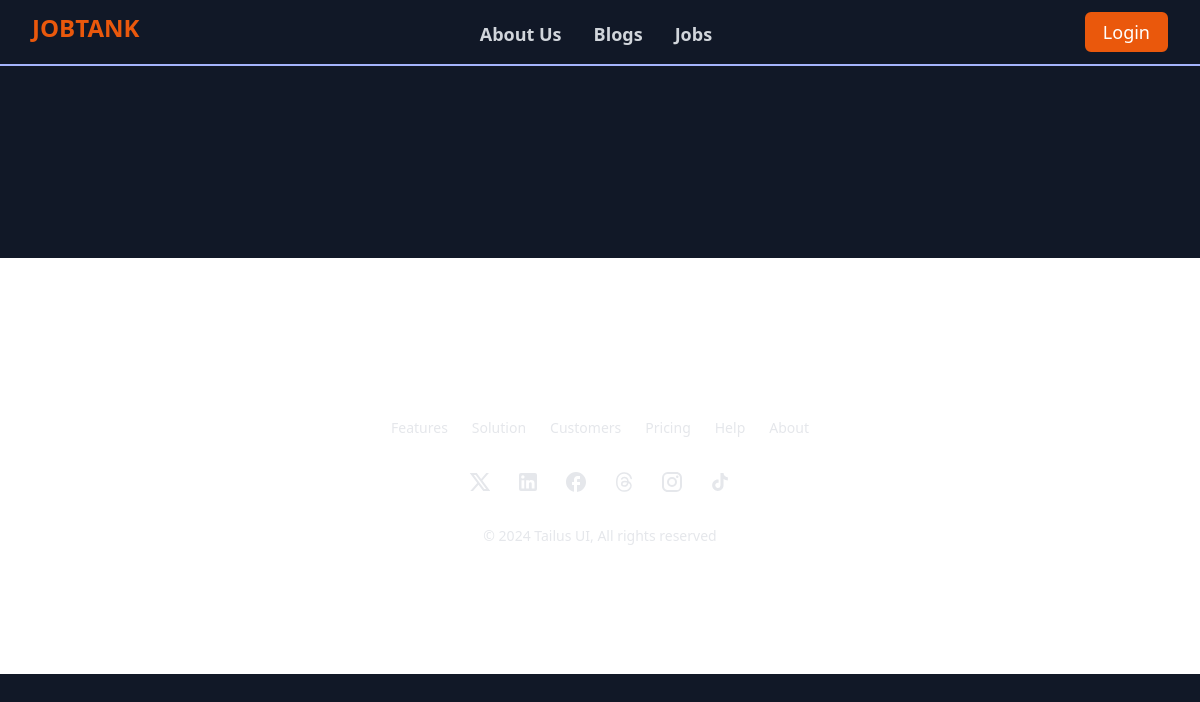
The app's page /jobs/, older data.
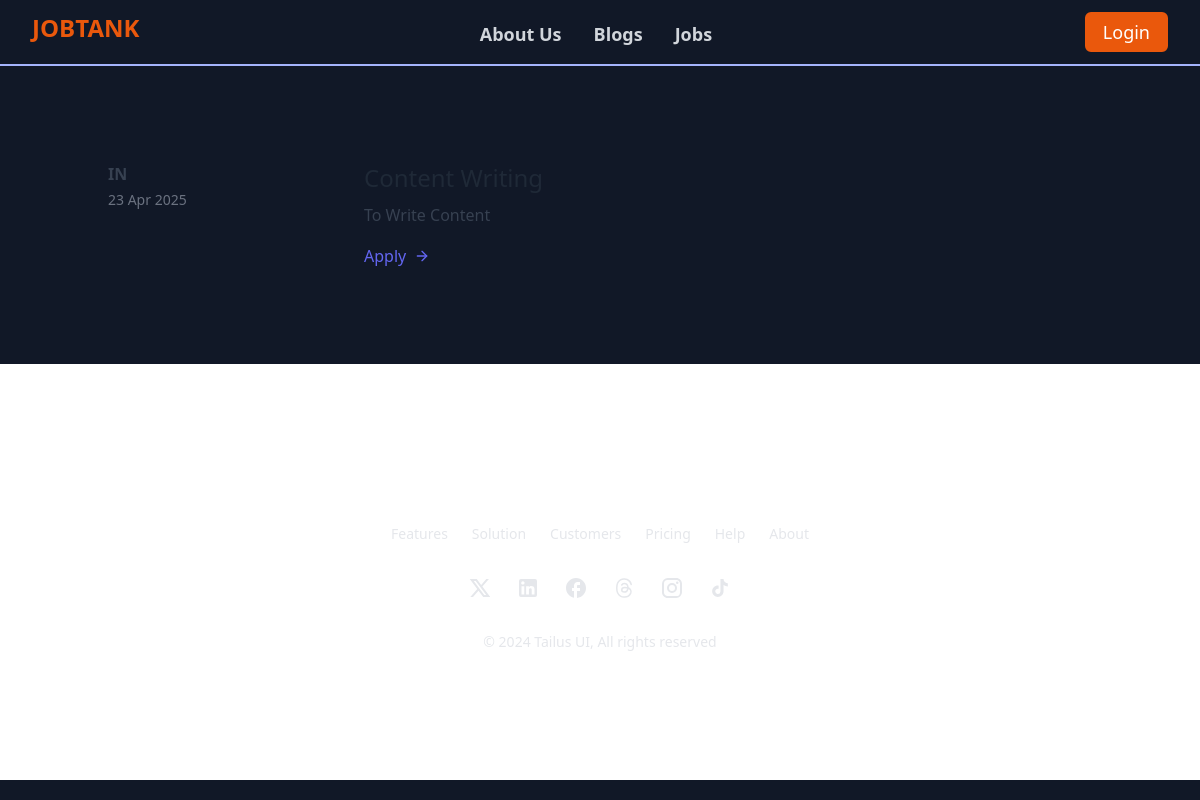
The same page, newer data.
### jobs/models.py (models this page shows, shortened)
class Jobs(models.Model):
    ALL_JOB_TYPES = [
        ('FT', 'Full-time'),
        ('PT', 'Part-time'),
        ('CT', 'Contract'),
        ('IN', 'Internship'),
    ]
    job_name = models.CharField(max_length=100)
    job_description = models.TextField()
    job_location = models.CharField(max_length=100)
    job_type = models.CharField(max_length=2, choices=ALL_JOB_TYPES)  # e.g., Full-time, Part-time, Contract, Internship
    salary = models.DecimalField(max_digits=10, decimal_places=2)
    date_posted = models.DateTimeField(default=timezone.now)
    company_name = models.CharField(max_length=100)
    user = models.ForeignKey(User, on_delete=models.CASCADE)

### jobs/views.py (the view)
# urls.py: path('', views.job, name='Jobs'),
def job(request):
    jobs_list = Jobs.objects.all()
    form = ApplicationForm()
    return render(request, 'jobs.html', {'jobs': jobs_list, 'form': form})

### jobs/templates/jobs.html (shortened to what this page needs)
{% extends "website/index.html" %}
{% block content %}
<section class="text-gray-600 body-font">
  <div class="container px-5 py-24 mx-auto">
    <div class="-my-8 divide-y-2 divide-gray-100">
      {% for job in jobs %}
      <div class="py-8 flex flex-wrap md:flex-nowrap">
        <div class="md:w-64 md:mb-0 mb-6 flex-shrink-0 flex flex-col">
          <span class="font-semibold title-font text-gray-700">{{ job.job_type }}</span>
          <span class="mt-1 text-gray-500 text-sm">{{ job.date_posted|date:"d M Y" }}</span>
        </div>
        <div class="md:flex-grow">
          <h2 class="text-2xl font-medium text-gray-800 title-font mb-2">{{ job.job_name }}</h2>
          <p class="leading-relaxed text-gray-700">{{ job.job_description }}</p>
          <a href="#" class="text-indigo-500 inline-flex items-center mt-4 explore-button" data-job-id="{{ job.id }}">
            Apply
            <svg class="w-4 h-4 ml-2" viewBox="0 0 24 24" stroke="currentColor" stroke-width="2" fill="none" stroke-linecap="round" stroke-linejoin="round">
              <path d="M5 12h14"></path>
              <path d="M12 5l7 7-7 7"></path>
            </svg>
          </a>
        </div>
      </div>
      {% endfor %}
    </div>
  </div>
</section>
{% endblock content %}

### templates/website/index.html (shortened to what this page needs)
{% load static tailwind_tags %}
<!DOCTYPE html>
<html lang="en">
	<head>
		{% tailwind_css %}
	</head>
	<body class = "m-0 p-0 box-border bg-gray-900 text-gray-200 font-sans cursor-default">
	{% block NavBar %}
    <div class = "">
		<div>
			<nav class="flex justify-between min-w-10 min-h-2 p-3 cursor-default px-8 border-b-2 border-indigo-300">
				<div>
					<div class="text-2xl w-[75px] text-orange-600 font-bold"><a href="/">JOBTANK</a></div>
				</div>
				<div class="hidden md:flex flex-grow justify-center items-center gap-8 font-semibold text-[16px]">
					<ul class="flex justify-center items-center font-semibold gap-8 pt-1 text-[16px]" >
						<li class="text-gray-300 hover:text-orange-600 text-lg" id="About_us"><a href="/about" >About Us</a></li>
						<li class="text-gray-300 hover:text-orange-600 text-lg" id="Support"><a href="/blogs">Blogs</a></li>
						<li class="text-gray-300 hover:text-orange-600 text-lg"><a href="/jobs">Jobs</a></li>
					</ul>
				</div>
				<div>
					<button class="bg-orange-600 border-orange-600 border-2 px-[16px] py-[4px] text-white text-lg rounded-md self-center  hover:bg-red-600 hover:text-gray-200 hover:font-semibold transition duration-300 ease-in-out">
						<a href="/base/login" >Login</a>
					</button>
				</div>
			</nav>
		</div>
    </div>
    {% endblock NavBar %}
    {% block content %}{% endblock content %}
	{% block footer %}
	<footer class="bg-white py-32 dark:bg-transparent">
		<div class="mx-auto max-w-5xl px-6">
			<div class="my-8 flex flex-wrap justify-center gap-6 text-sm">
				<a href="#" class="text-body block hover:text-title">
					<span>Features</span>
				</a>
				<a href="#" class="text-body block hover:text-title">
					<span>Solution</span>
				</a>
				<a href="#" class="text-body block hover:text-title">
					<span>Customers</span>
				</a>
				<a href="#" class="text-body block hover:text-title">
					<span>Pricing</span>
				</a>
				<a href="#" class="text-body block hover:text-title">
					<span>Help</span>
				</a>
				<a href="#" class="text-body block hover:text-title">
					<span>About</span>
				</a>
			</div>
			<div class="my-8 flex flex-wrap justify-center gap-6 text-sm">
				<a href="#" target="_blank" aria-label="X/Twitter" class="text-body block hover:text-title">
					<svg class="size-6" xmlns="http://www.w3.org/2000/svg" width="1em" height="1em" viewBox="0 0 24 24"><path fill="currentColor" d="M10.488 14.651L15.25 21h7l-7.858-10.478L20.93 3h-2.65l-5.117 5.886L8.75 3h-7l7.51 10.015L2.32 21h2.65zM16.25 19L5.75 5h2l10.5 14z"></path></svg>
				</a>
				<a href="#" target="_blank" aria-label="LinkedIn" class="text-body block hover:text-title">
				</a>
				<a href="#" target="_blank" aria-label="Facebook" class="text-body block hover:text-title">
					<svg class="size-6" xmlns="http://www.w3.org/2000/svg" width="1em" height="1em" viewBox="0 0 24 24"><path fill="currentColor" d="M22 12c0-5.52-4.48-10-10-10S2 6.48 2 12c0 4.84 3.44 8.87 8 9.8V15H8v-3h2V9.5C10 7.57 11.57 6 13.5 6H16v3h-2c-.55 0-1 .45-1 1v2h3v3h-3v6.95c5.05-.5 9-4.76 9-9.95"></path></svg>
				</a>
				<a href="#" target="_blank" aria-label="Threads" class="text-body block hover:text-title">
				</a>
				<a href="#" target="_blank" aria-label="Instagram" class="text-body block hover:text-title">
				</a>
				<a href="#" target="_blank" aria-label="TikTok" class="text-body block hover:text-title">
				</a>
			</div>
			<span class="text-caption block text-center text-sm">&copy 2024 Tailus UI, All rights reserved</span>
		</div>
	</footer>
	{% endblock footer %}
	</body>
</html>

Row changes from the older to the newer data that the page shows:
added Jobs: job_type "IN", date_posted "23 Apr 2025", job_description "To Write Content"
